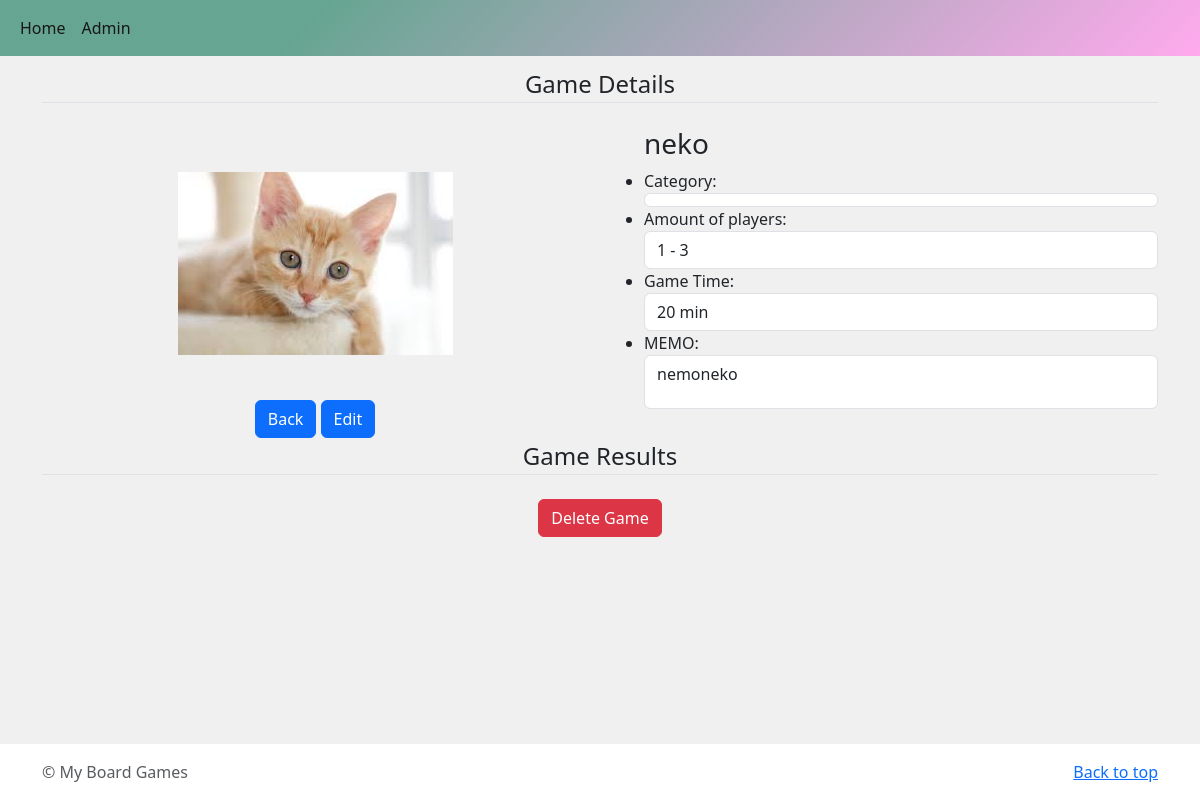
Before: /14 with the older database file.
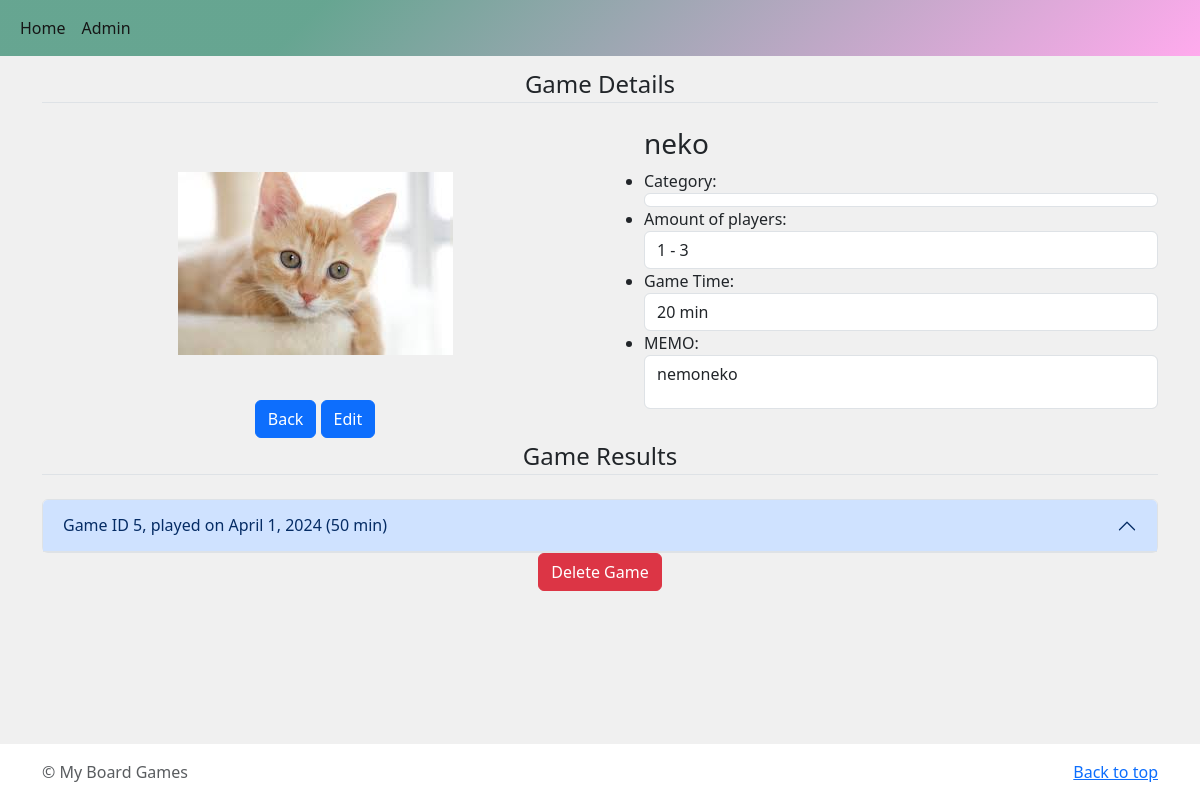
After: the same page with the newer database file.
### cms/models.py (models this page shows, shortened)
class History(models.Model):
    date = models.DateField()
    game = models.ForeignKey(Game, on_delete=models.CASCADE)
    duaration = models.CharField(max_length=50)

### cms/views.py (the view)
# urls.py: path('<int:game_id>', views.detail, name='detail'),
def detail(request, game_id,):
    game = get_object_or_404(Game, id=game_id)
    histories = History.objects.filter(game=game_id)
    results = Result.objects.all()
    return render(request, 'cms/detail.html', {'game': game, 'histories': histories, 'results': results})

### cms/models.py (called while the page is built)
    def __str__(self):
        return self.title

### cms/templates/cms/detail.html (shortened to what this page needs)
{% extends 'cms/base.html' %}
{% block content %}
<div class="container">
    <legend class="border-bottom mb-4 text-center">Game Details</legend>
    <div class="row row-cols-1 row-cols-xs-1 row-cols-sm-1 row-cols-md-2 cols-lg-2 cols-xl-2 cols-xxl-2">
        <div class="col">
            <div class="row">
                <div class="col col-12">
                {% if game.image %}
                    <img class="boardgame-detail-image img-fluid" src="{{ game.image.url }}" alt="plant image">
                {% else %}
                    <img class="boardgame-detail-image img-fluid" src="http://placehold.it/360x150" alt="game image">
                {% endif %}
                </div>
                <div class="col align-items-end" >
                    <div class="text-center">
                        <a href="{% url 'cms:index' %}" class="btn btn-primary">Back</a>
                        <a href="{% url 'cms:edit_game' game.pk %}" class="btn btn-primary">Edit</a>
                    </div>
                </div>
            </div>
        </div>
        <div class="col">
            <ul>
                <div id="cmNameDiv" data-name='{{ game }}'><h3>{{ game }}</h3></div>
                <li id="categoryLi">Category: <span class="form-control my-form-control">{{ game.category }}</span></li>
                <li id="infoLi">Amount of players:<span class="form-control my-form-control">{{ game.player }}</span></li>
                <li id="infoLi">Game Time: <span class="form-control my-form-control">{{ game.time }}</span></li>
                <li id="infoLi">MEMO: <span class="form-control my-form-control">{{ game.memo | linebreaks | urlize }}</span></li>
            </ul>
        </div>
    </div>
    <div class="row">
        <div class="col">
            <legend class="border-bottom mb-4 text-center">Game Results</legend>
        </div>
    </div>
    {% for history in histories %}
    <div class="accordion" id="accordionGameHistory">
        <div class="accordion-item">
            <h2 class="accordion-header">
                <button class="accordion-button" type="button" data-bs-toggle="collapse" data-bs-target="#collapse{{ history.id }}" aria-expanded="true" aria-controls="collapse{{ history.id }}">
                    Game ID {{ history.id }}, played on {{ history.date }} ({{ history.duaration }})
                </button>
            </h2>
        </div>
    </div>
    {% endfor %}
</div>
<div class="text-center">
    <button class="btn btn-danger" data-bs-toggle="modal" data-bs-target="#deleteGame">Delete Game</button>
</div>
{% endblock %}

Changed rows visible on the page:
added History: id "5", date "April 1, 2024", duaration "50 min"
